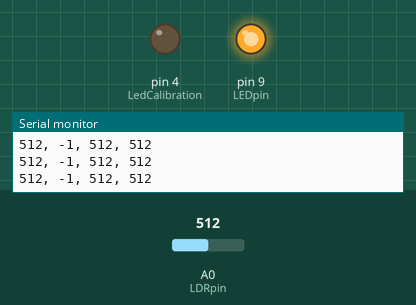
Recording of a sketch running on a simulated Arduino Uno, built with avr-gcc and run on an emulated ATmega328P. Parts: output pins drawn as LEDs (lit = HIGH), the last lines printed to the serial monitor. The test bench sets the inputs (shaded band); at power-on: A0 (LDRpin) = 512.

Above: at 6.2 s.
6.3 s: A0 (LDRpin) set to 495
At 7.5 s:
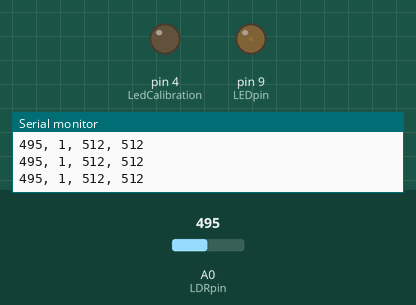
7.8 s: A0 (LDRpin) set to 1023
At 8.9 s:
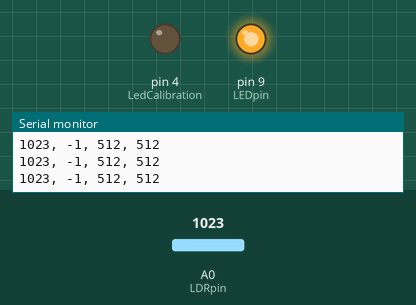
Timing chart, 0 to 10.8 s (numbered marks = the images above; inputs shaded):
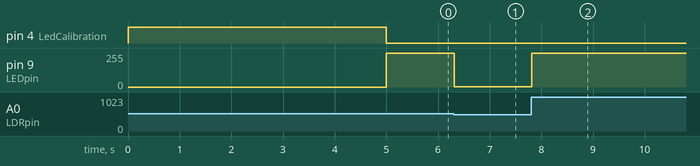

Measured:
- the behaviour switches between 512 and 511 on A0 (LDRpin) (found by bisection; images 0 and 1)
- after the input at 6.3 s, pin 9 (LEDpin): 255/255 → 1/255 at once
- after the input at 7.8 s, pin 9 (LEDpin): 1/255 → 255/255 at once

The sketch:

AnalogReadSerial.ino
```cpp
int LDRpin = A0;
int LEDpin =9;
int LedCalibration = 4;
int max_value = 100;
int min_value = 10000;

void setup() {

  Serial.begin(9600);
  pinMode(LEDpin, OUTPUT);
  pinMode(LedCalibration, OUTPUT);
  digitalWrite(LedCalibration, HIGH);
  unsigned long start = millis();
  while (millis() - start < 5000) {
    int value = analogRead(LDRpin);
    if(value < min_value)min_value = value;
    if(value > max_value)max_value = value;
  }
  digitalWrite(LedCalibration, LOW);


}


void loop() {

  int sensorValue = analogRead(A0);
  int ledValue = map(sensorValue, min_value, max_value, 0, 255);
  analogWrite (LEDpin, ledValue);

  Serial.print(sensorValue);
  Serial.print(", ");
  Serial.print(ledValue);
  Serial.print(", ");
  Serial.print(min_value);
  Serial.print(", ");
  Serial.println(max_value);
  delay(1);
}
```
